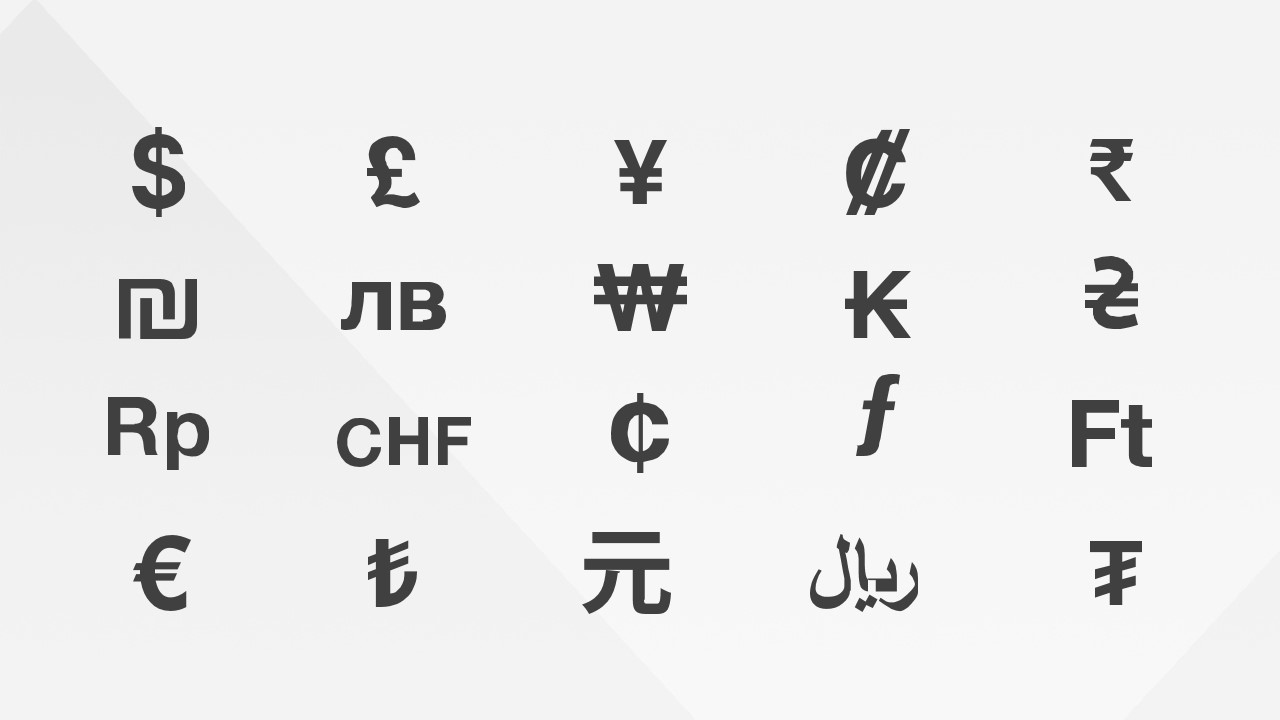
#> input picture currencysymbols.jpg, 1280 x 720 px
$ python template_match_example.py
#> lines starting #> are read from the running program, lines starting #| are printed output that depends on the picture; after the words box and inside, x2 and y2 are one past the last pixel; in counts of white or black regions, pixels touching at a corner belong together
import cv2 as cv
import numpy as np
from matplotlib import pyplot as plt

img = cv.imread('currencysymbols.jpg', 0)
#> img is the input picture: shape (720, 1280); min 45, max 255, mean 234.1
if len(img.shape) > 2:
    print("This image is in color..")
    print("Converting it into a grayscale image")
    grey_img = cv.cvtColor(src=img, code=cv.COLOR_BGR2GRAY)

template = cv.imread('dollarsymbol.jpg', 0)
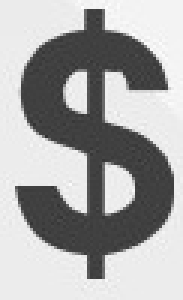
#> input picture dollarsymbol.jpg, 61 x 100 px (shown 3 times larger)
#> template is the input picture: shape (100, 61); min 49, max 255, mean 168.2
if len(template.shape) > 2:
    print("This template image is in color..")
    print("Converting it into a grayscale template image")
    template = cv.cvtColor(src=template, code=cv.COLOR_BGR2GRAY)
else:
    print("Image is already in GrayScale mode")
    temp_w, temp_h = template.shape[::-1]
#> temp_w = 61; temp_h = 100
    img_w, img_h = img.shape[::-1]
#> img_w = 1280; img_h = 720

img2 = img.copy()
print("Template width={0},height={1}".format(temp_w, temp_h))
#| Template width=61,height=100

if temp_w < img_w and temp_h < img_h:
    img = img2.copy()
    # method = eval('cv.TM_SQDIFF')
    # method = eval('cv.TM_CCOEFF_NORMED')

    # Apply template matching
    res = cv.matchTemplate(img, template, cv.TM_SQDIFF)
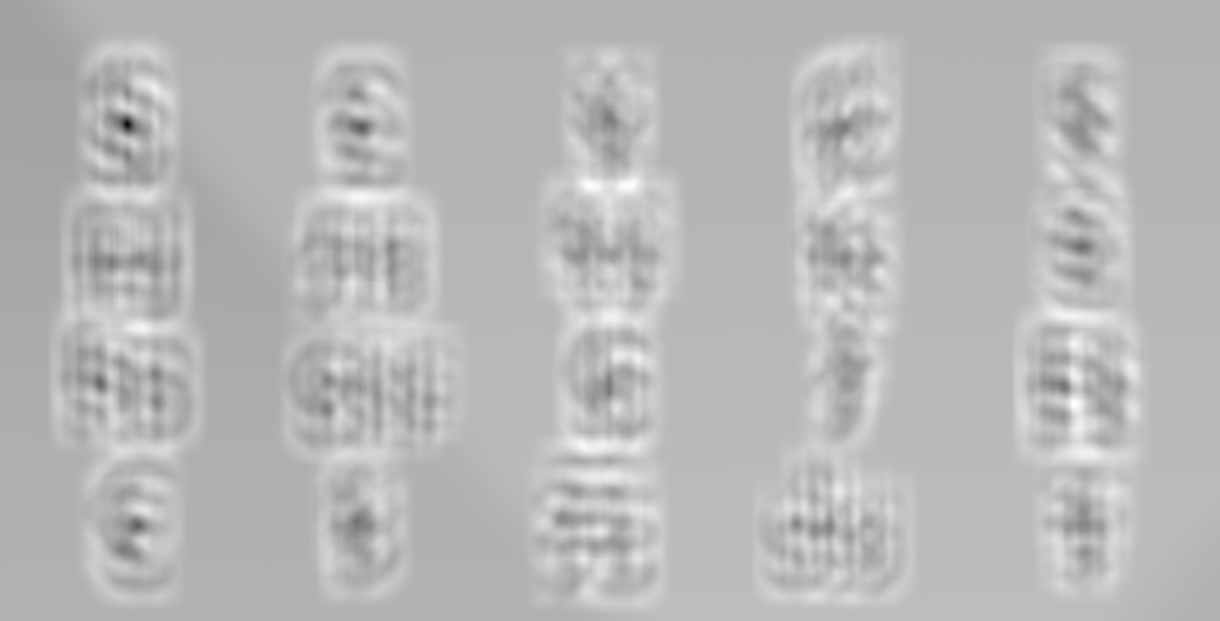
#> res: shape (621, 1220) float32; min 17040, max 108568656, mean 78440248; drawn with min black and max white
    loc = np.where(res >= 0.9)
#> loc = 757620 positions, rows 0 to 620, columns 0 to 1219
    min_val, max_val, min_loc, max_loc = cv.minMaxLoc(res)
#> min_val = 17040; max_val = 108568656; min_loc = (127, 124); max_loc = (1073, 403)

    # Take minimum since we are using TM_SQDIFF
    top_left = min_loc
#> top_left = (127, 124)
    bottom_right = (top_left[0] + temp_w, top_left[1] + temp_h)
#> bottom_right = (188, 224)
    cv.rectangle(img=img, pt1=top_left, pt2=bottom_right, color=(0, 255, 0), thickness=3)
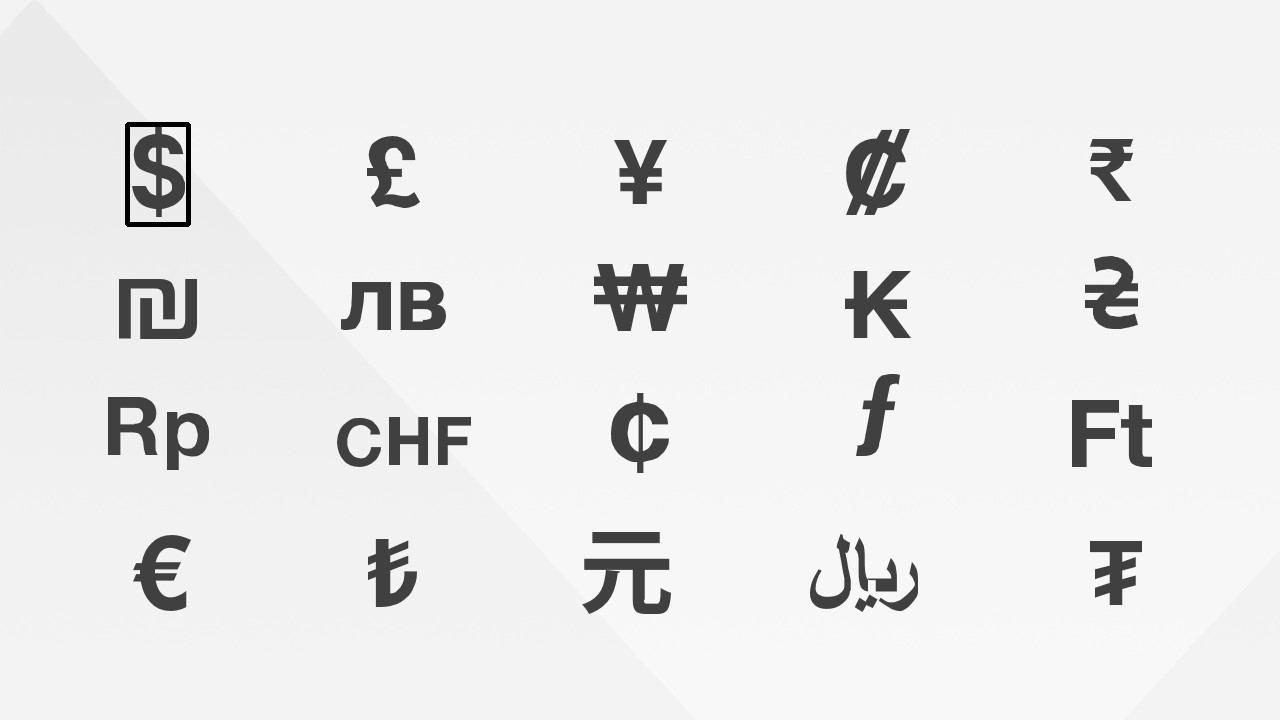
#> img: shape (720, 1280); 0.17% of pixels changed, all inside (x1, y1, x2, y2) = (125, 122, 191, 227)
    plt.subplot(121), plt.imshow(res, cmap='gray')
    plt.title('Matching Result'), plt.xticks([]), plt.yticks([])
    plt.subplot(122), plt.imshow(img, cmap='gray')
    plt.title('Detected Point'), plt.xticks([]), plt.yticks([])
    plt.show()
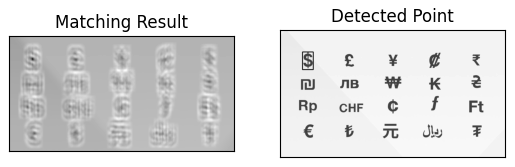
#> figure drawn by matplotlib, 2 panels
    cv.waitKey(0)
else:
    print("Image height and width must be less than template width and height")
